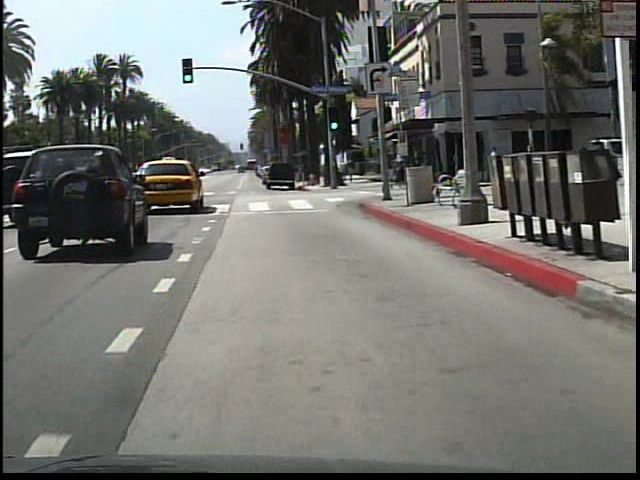
#> input picture test/caltech_learn_annoations/532.jpg, 640 x 480 px, found by its file name
$ python combine_A_and_B_submit.py   (Python 2 division)
#> lines starting #> are read from the running program, lines starting #| are printed output that depends on the picture
import os
import numpy as np
import cv2
import argparse
from matplotlib import  pyplot as plt

def mkdir(path):
    import os

    path = path.strip()
    path = path.rstrip("\\")

    isExists = os.path.exists(path)
    if not isExists:
        os.makedirs(path)
        print path + ' create successful.'
        return True
    else:

        print path + ' path already exists.'
        return False

parser = argparse.ArgumentParser('create image pairs')
parser.add_argument('--fold_A',
                    dest='fold_A',
                    help='input directory for image A',
                    type=str,
                    default='/home/user/Disk1.8T/draw_result/kitti/sp_im/2018_12_04_Tue_06_52_25_det_test_person/testing/')
args = parser.parse_args()


ls_a = [
'/home/user/Disk1.8T/draw_result/kitti/sp_im/submit/2018_12_04_Tue_06_52_25_det_test_person/testing/',

]

ls_b = [

'/home/user/Disk1.8T/draw_result/kitti/sp_im/submit/2018_12_07_Fri_22_56_43_det_test_person/testing/',

]


for arg in vars(args):
    print('[%s] = ' % arg,  getattr(args, arg))

splits = os.listdir(args.fold_A)

for sp in splits:
    for i_a in ls_a:
        for i_b in ls_b:
            img_fold_A = os.path.join(i_a, sp)
            img_fold_B = os.path.join(i_b, sp)
            img_list = os.listdir(img_fold_A)

            num_imgs = min(1000000, len(img_list))
            print('split = %s, use %d/%d images' % (sp, num_imgs, len(img_list)))
            img_fold_AB_tmp = img_fold_B.split('sp_im/')
            img_fold_AB = os.path.join(img_fold_AB_tmp[0],'sp_im', 'combime', img_fold_AB_tmp[1])

            #if not os.path.isdir(img_fold_AB):
            #    os.makedirs(img_fold_AB)

            print('split = %s, number of images = %d' % (sp, num_imgs))
            for n in range(num_imgs):
                name_A = img_list[n]
                path_A = os.path.join(img_fold_A, name_A)

                name_B = name_A
                path_B = os.path.join(img_fold_B, name_B)
                if os.path.isfile(path_A) and os.path.isfile(path_B):
                    name_AB = name_A
                    mkdir(img_fold_AB)
                    path_AB = os.path.join(img_fold_AB, name_AB)

                    im_A = cv2.imread(path_A)
#> im_A is the input picture: shape (480, 640, 3); mean B, G, R 109.4, 113.7, 113.2
                    im_B = cv2.imread(path_B)

                    im_AB = np.vstack([im_A, im_B])
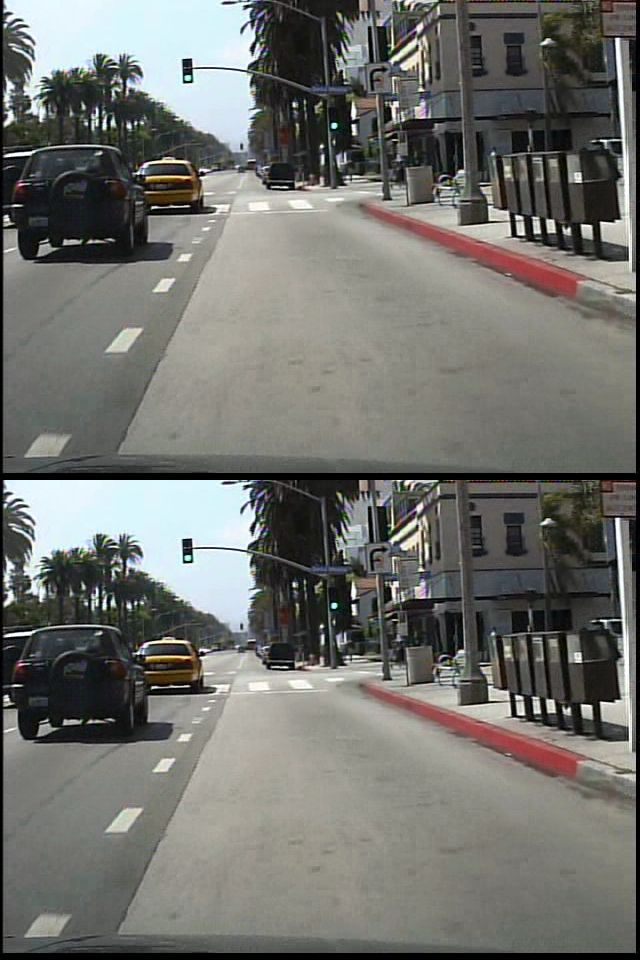
#> im_AB: shape (960, 640, 3); mean B, G, R 109.4, 113.7, 113.2

                    show = False
                    if show:
                        plt.imshow(im_A)
                        plt.imshow(im_B)
                        plt.imshow(im_AB)
                        plt.show()

                    # save img
                    cv2.imwrite(path_AB, im_AB)

$ run again, on test/caltech_learn_annoations/set01-v000-1.jpg
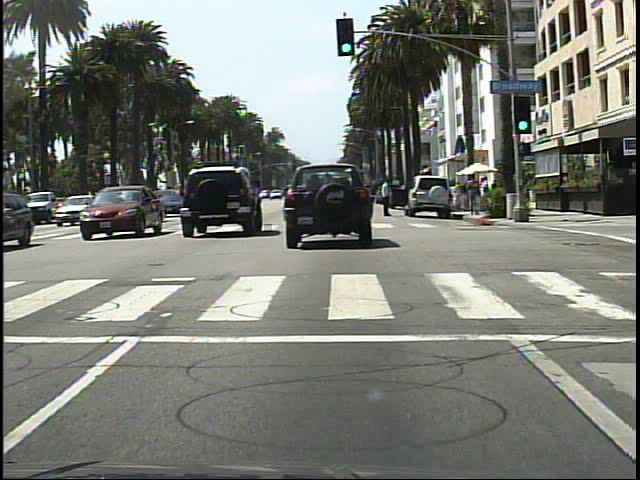
#> input picture test/caltech_learn_annoations/set01-v000-1.jpg, 640 x 480 px, found by its file name
#> im_A is the input picture: shape (480, 640, 3); mean B, G, R 117, 123.8, 121
#> `im_AB = np.vstack([im_A, im_B])`:
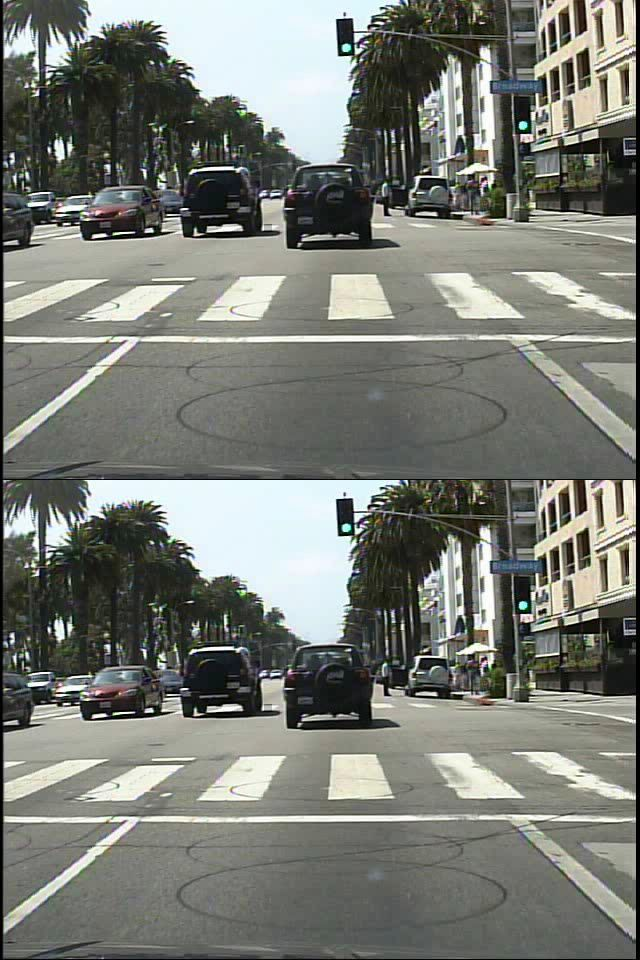
#> im_AB: shape (960, 640, 3); mean B, G, R 117, 123.8, 121

$ run again, on test/caltech_learn_annoations/set06_V001_I00029.jpg
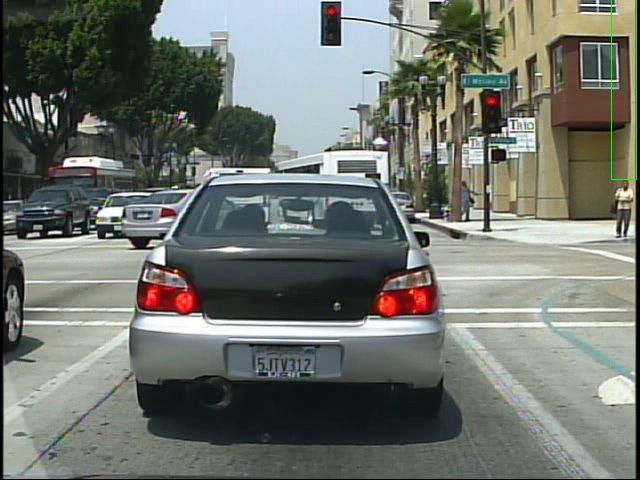
#> input picture test/caltech_learn_annoations/set06_V001_I00029.jpg, 640 x 480 px, found by its file name
#> im_A is the input picture: shape (480, 640, 3); mean B, G, R 109.6, 115.8, 111.6
#> `im_AB = np.vstack([im_A, im_B])`:
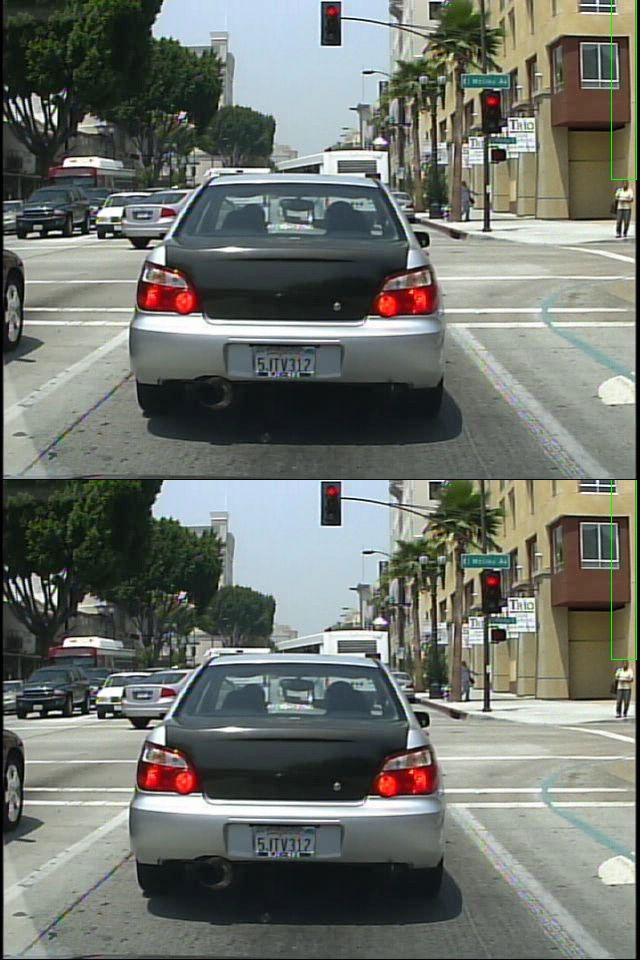
#> im_AB: shape (960, 640, 3); mean B, G, R 109.6, 115.8, 111.6
